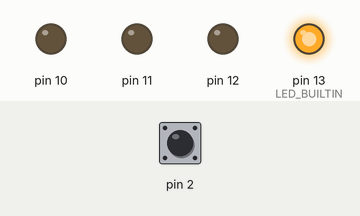
This sketch was run on a simulated Arduino Uno, built with avr-gcc and run on an emulated ATmega328P. Shown: output pins drawn as LEDs (lit = HIGH). The test bench sets the inputs (shaded band); at power-on: pin 2 HIGH.

Above: at 1.2 s.
1.3 s: pin 2 pulled LOW for 0.15 s
At 2.6 s:
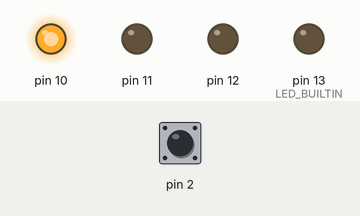
Timing chart, 0 to 4.3 s (numbered marks = the images above; inputs shaded):
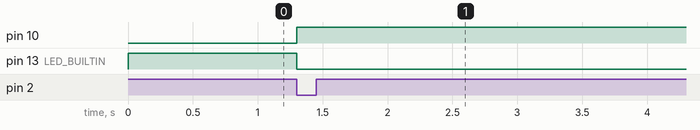

Measured:
- after the input at 1.3 s, pin 10: LOW → HIGH at once; pin 13 (LED_BUILTIN): HIGH → LOW at once

The sketch:

Interrup.ino
```cpp
bool LED = true;
bool Flad_Rattle_INT0 = true;
unsigned long Time_Rattle_INT0 = 0;
uint8_t D = 0;

//  Отсчёт для отсечки дребезга
void Timer_Rattle()
{
  if ( millis() - Time_Rattle_INT0 == 200 )
  {
    Time_Rattle_INT0 = 0;
    Flad_Rattle_INT0 = 1;

  }
}

void Trigger()
{
  if (Flad_Rattle_INT0){
    //Serial.print("Было: ");
    //Serial.print( D );
    LED = !LED;
    D++;
    //Serial.print(". Стало: ");
    //Serial.println( D );


    digitalWrite(10, (D & 1) );
    //Serial.print("10: ");
    //Serial.println( digitalRead(10) );

    digitalWrite(11, (D & 2) );
    //Serial.print("11: ");
    //Serial.println( digitalRead(11) );

    digitalWrite(12, (D & 4) );
    //Serial.print("12: ");
    //Serial.println( digitalRead(12) );


    Flad_Rattle_INT0 = false;
    Time_Rattle_INT0 = millis();
  }

}

void setup() {
  //Serial.begin(9600); // открыли порт для связи

  pinMode(2, INPUT_PULLUP);
  pinMode(10, OUTPUT);
  pinMode(11, OUTPUT);
  pinMode(12, OUTPUT);

  pinMode(LED_BUILTIN, OUTPUT);
  attachInterrupt(0, Trigger, FALLING);

  digitalWrite(10, 0);
  digitalWrite(11, 0);
  digitalWrite(12, 0);
}

void loop() {
  // put your main code here, to run repeatedly:
  digitalWrite(LED_BUILTIN, LED);
  Timer_Rattle();

}
```
